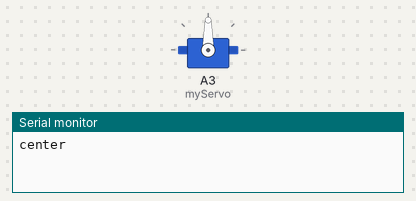
This sketch was run on a simulated Arduino Uno, built with avr-gcc and run on an emulated ATmega328P. Shown: servo, the last lines printed to the serial monitor.

Above: at 0.05 s.
At 3.0 s:
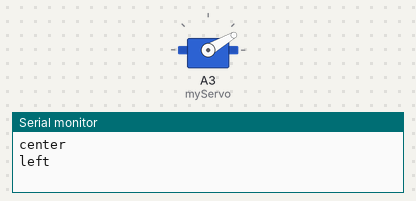
At 6.0 s:
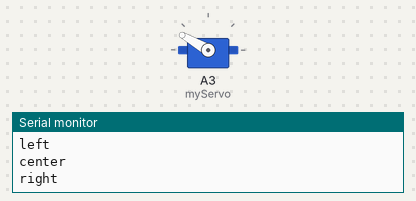
Timing chart, 0 to 7.8 s (numbered marks = the images above):
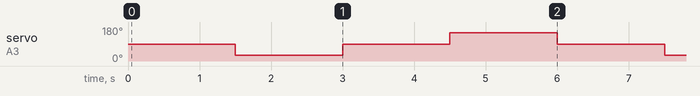

Measured:
- by itself, servo on A3 (myServo): repeats every 6.0 s: 90° 1.5 s, 150° 1.5 s, 90° 1.5 s, 30° 1.5 s

The sketch:

servo_test_a3.ino
```cpp
#include <Servo.h>

// one servo on A3, sweeps back and forth forever
Servo myServo;

void setup() {
  Serial.begin(115200);
  myServo.attach(A3);
}

void loop() {
  Serial.println("center");
  myServo.write(90);
  delay(1500);

  Serial.println("left");
  myServo.write(30);
  delay(1500);

  Serial.println("center");
  myServo.write(90);
  delay(1500);

  Serial.println("right");
  myServo.write(150);
  delay(1500);
}
```
